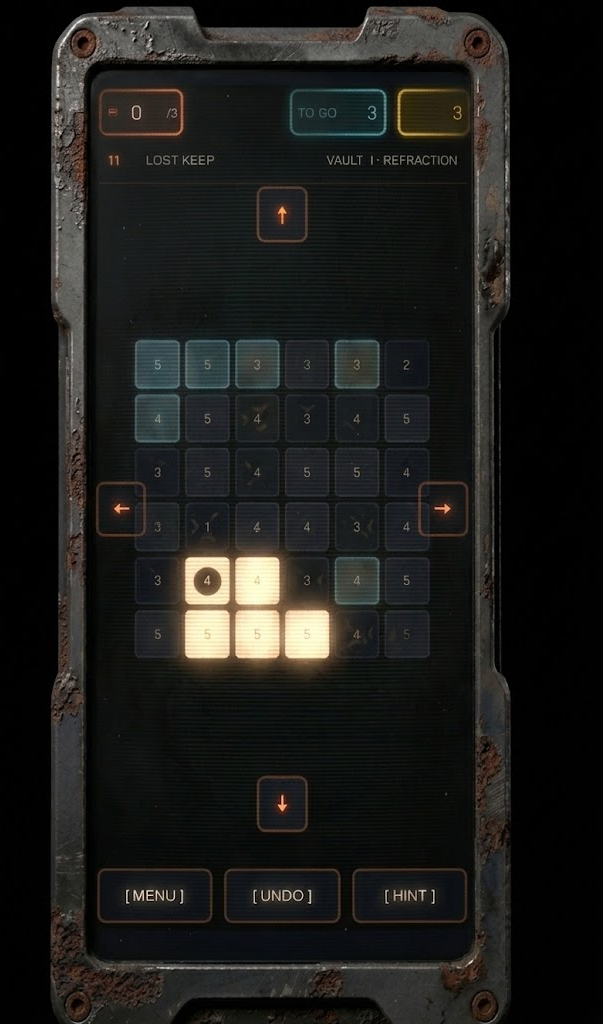
#> input picture Untitled.png, 603 x 1029 px, found by its file name
$ python cut.py
#> lines starting #> are read from the running program, lines starting #| are printed output that depends on the picture; after the words box and inside, x2 and y2 are one past the last pixel; in counts of white or black regions, pixels touching at a corner belong together
"""Cut the case out of the mock-up: drop the background, drop the glass."""
from PIL import Image
import numpy as np
from collections import deque

SRC = 'Untitled.png'
DROP_ROWS = 1024          # the mock-up ends in five rows of pure white
CROP = (50, 6, 511, 1024) # the case's own bounding box, x0 y0 x1 y1 (exclusive)
GLASS = (88.0, 66.0, 472.0, 961.0)   # the recess trough, all four sides
GLASS_R = 15.0

im = np.asarray(Image.open(SRC).convert('RGB')).astype(np.float64)[:DROP_ROWS]
L = im @ [0.299, 0.587, 0.114]
h, w = L.shape
#> h = 1024; w = 603

# ---- the silhouette: flood the background in from the border ----------------
dark = L < 9
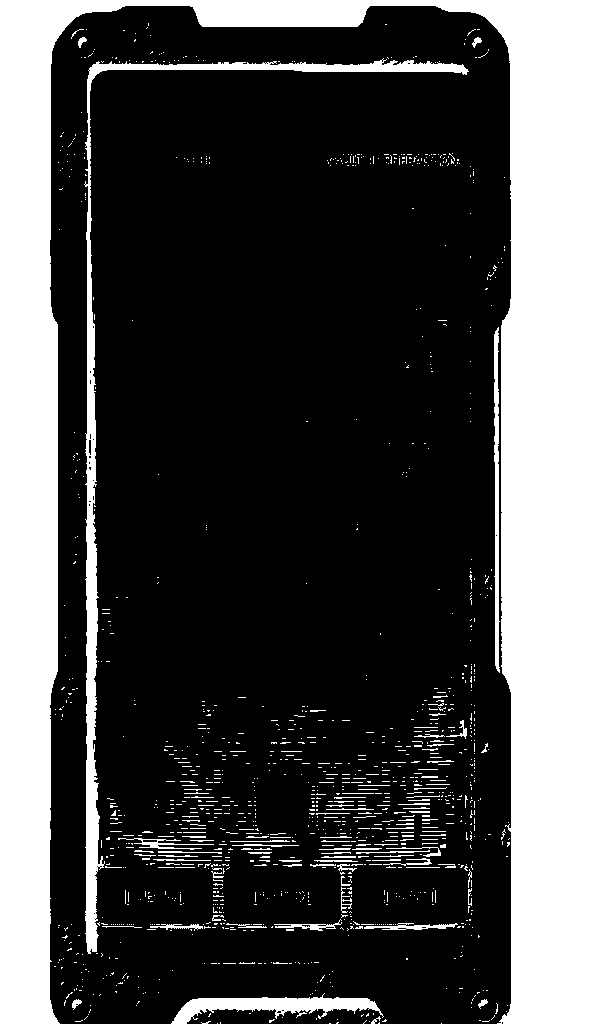
#> dark: shape (1024, 603) bool; 29.9% white; 1223 white regions (1121 under 20 px), largest, box (x1, y1, x2, y2) and area: (0, 0, 603, 1024) 161017, (84, 58, 469, 954) 9911, (171, 993, 384, 1024) 2707
out = np.zeros_like(dark)
q = deque()
for x in range(w):
    for y in (0, h - 1):
        if dark[y, x] and not out[y, x]: out[y, x] = True; q.append((y, x))
#> out: shape (1024, 603) bool; 0.13% white in thin lines or dots
for y in range(h):
    for x in (0, w - 1):
        if dark[y, x] and not out[y, x]: out[y, x] = True; q.append((y, x))
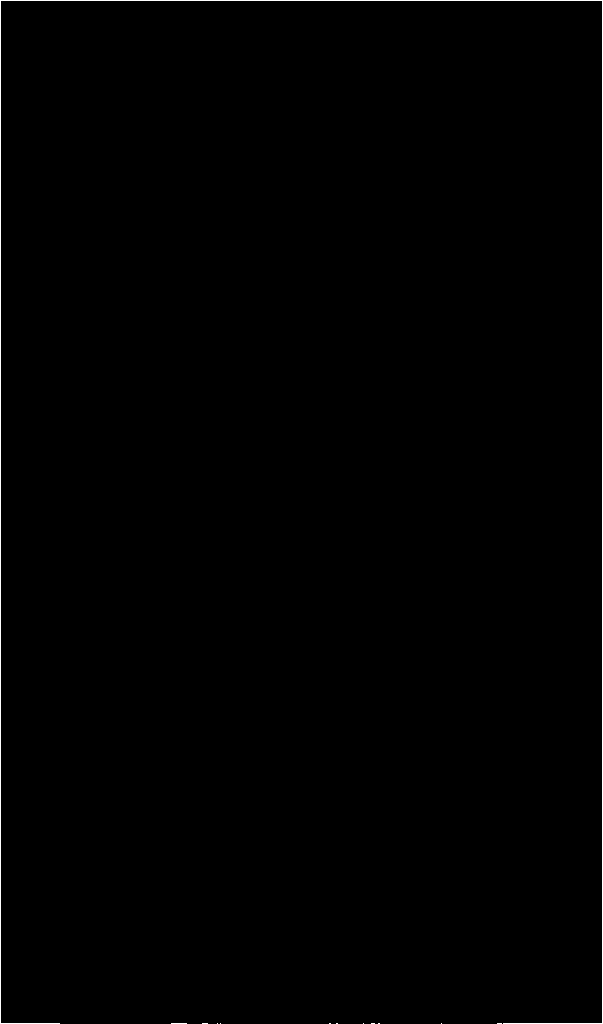
#> out: shape (1024, 603) bool; 0.46% white in thin lines or dots
while q:
    y, x = q.popleft()
    for dy, dx in ((1, 0), (-1, 0), (0, 1), (0, -1)):
        ny, nx = y + dy, x + dx
        if 0 <= ny < h and 0 <= nx < w and dark[ny, nx] and not out[ny, nx]:
            out[ny, nx] = True; q.append((ny, nx))
#> out: shape (1024, 603) bool; 26.5% white; 11 white regions (9 under 20 px), largest, box (x1, y1, x2, y2) and area: (0, 0, 603, 1024) 161013, (171, 995, 383, 1024) 2667
case = (~out).astype(np.float64)

# one texel of feather, so the cut edge is not a staircase
k = np.array([0.25, 0.5, 0.25])
case = np.apply_along_axis(lambda m: np.convolve(m, k, mode='same'), 0, case)
case = np.apply_along_axis(lambda m: np.convolve(m, k, mode='same'), 1, case)

# ---- the glass: a rounded rectangle, taken out --------------------------------
x0, y0, x1, y1 = GLASS
cx, cy = (x0 + x1) / 2, (y0 + y1) / 2
hx, hy = (x1 - x0) / 2, (y1 - y0) / 2
X, Y = np.meshgrid(np.arange(w) + 0.5, np.arange(h) + 0.5)
qx = np.abs(X - cx) - (hx - GLASS_R)
qy = np.abs(Y - cy) - (hy - GLASS_R)
d = (np.sqrt(np.maximum(qx, 0) ** 2 + np.maximum(qy, 0) ** 2)
     + np.minimum(np.maximum(qx, qy), 0) - GLASS_R)
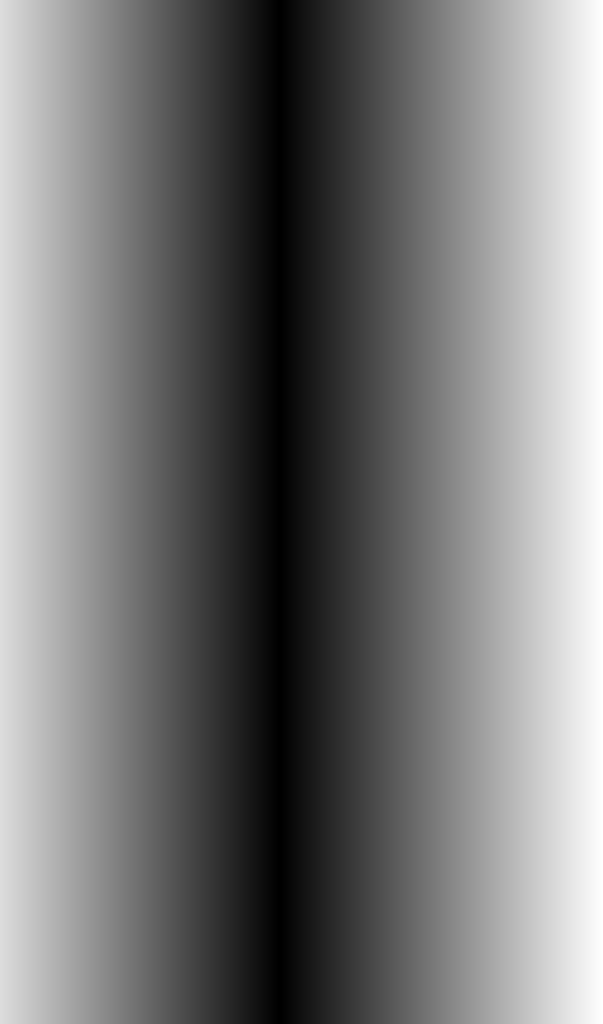
#> qx: shape (1024, 603) float64; min -176.5, max 145.5, mean -25.5; drawn with min black and max white
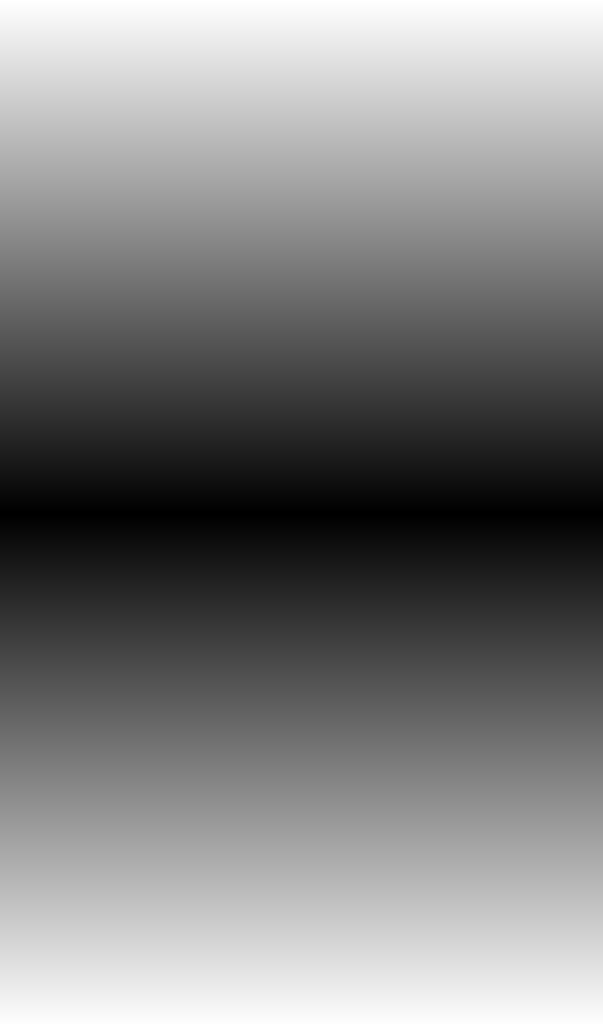
#> qy: shape (1024, 603) float64; min -432.5, max 80.5, mean -176.5; drawn with min black and max white
glass = np.clip(0.5 - d, 0, 1)

# ---- the case is a MATTE, and the surround is opaque -------------------------
#
# THE ONLY TRANSPARENT PART OF THIS ASSET IS THE GLASS, and that is not a
# shortcut — it is the fix for a bug that looked like a rendering fault.
#
# The board is drawn by the CAMERA, across the whole display, and the case is the
# only thing in front of it. So every pixel the case's silhouette cuts away — the
# notch in the middle of the top edge, the four corner chamfers, the waist, the
# foot — is a hole straight through the machine. At rest nothing shows through
# it, because the cube is fitted well inside the aperture. Mid-fold and under a
# held matrix the cube is half again as wide as its own face, and the cage came
# out through the notch and ran off the top of the case into the editor's
# background.
#
# The camera clears to Palette.Void, which is #000000, so painting the surround
# black is pixel-for-pixel what was already there and closes the hole. The
# silhouette survives as a MATTE on the colour instead of as alpha: the metal
# fades to black exactly where it used to fade to nothing, feathered edge and
# all, and the case still reads as a shape rather than a rectangle.
rgb = im * case[..., None]
alpha = np.clip(1 - glass, 0, 1)

# ---- bleed the colour outward, so filtering never fetches a black neighbour --
solid = alpha > 0.02
for _ in range(4):
    known = solid.astype(np.float64)
    acc = np.zeros_like(rgb); cnt = np.zeros_like(known)
    for dy, dx in ((1,0),(-1,0),(0,1),(0,-1),(1,1),(1,-1),(-1,1),(-1,-1)):
        acc += np.roll(np.roll(rgb * known[..., None], dy, 0), dx, 1)
        cnt += np.roll(np.roll(known, dy, 0), dx, 1)
    fill = (~solid) & (cnt > 0)
    rgb[fill] = (acc[fill] / cnt[fill][..., None])
    solid = solid | fill
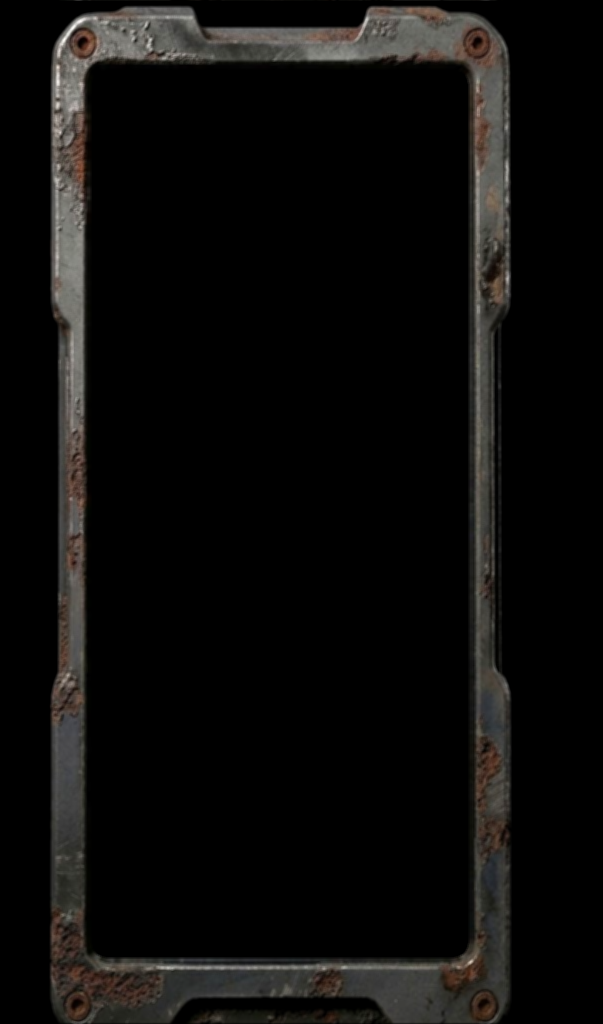
#> acc: shape (1024, 603, 3) float64; mean R, G, B 84.3, 79.2, 72.9; drawn with min black and max white
#> known: shape (1024, 603) float64; values 0 (black) and 1 (white), 45.6% white; 1 white region, box (x1, y1, x2, y2) and area: (0, 0, 603, 1024) 281674
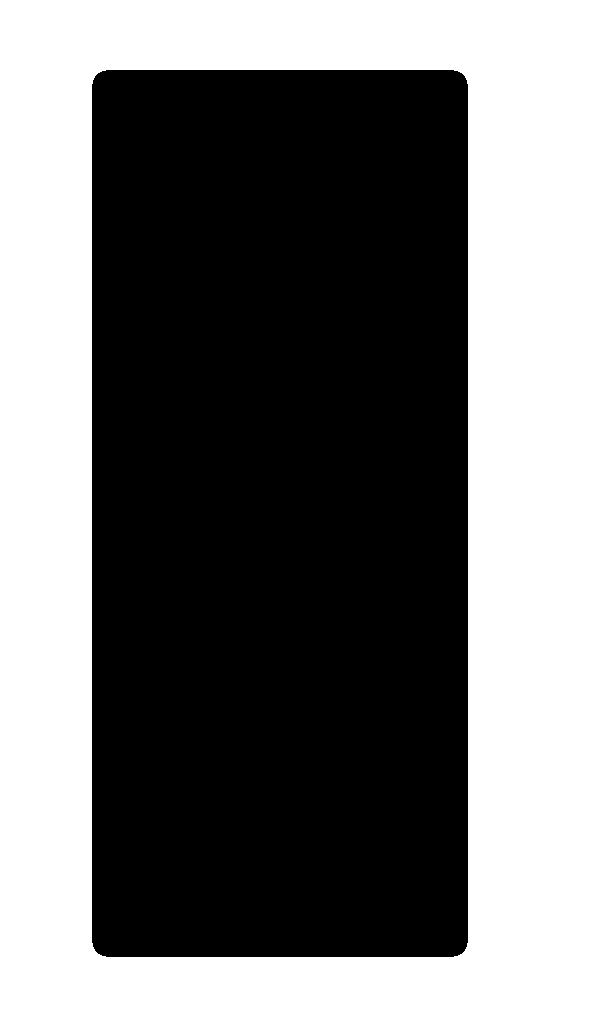
#> solid: shape (1024, 603) bool; 46% white; 1 white region, box (x1, y1, x2, y2) and area: (0, 0, 603, 1024) 284204

x0c, y0c, x1c, y1c = CROP
outp = np.dstack([rgb, alpha * 255.0])[y0c:y1c, x0c:x1c]
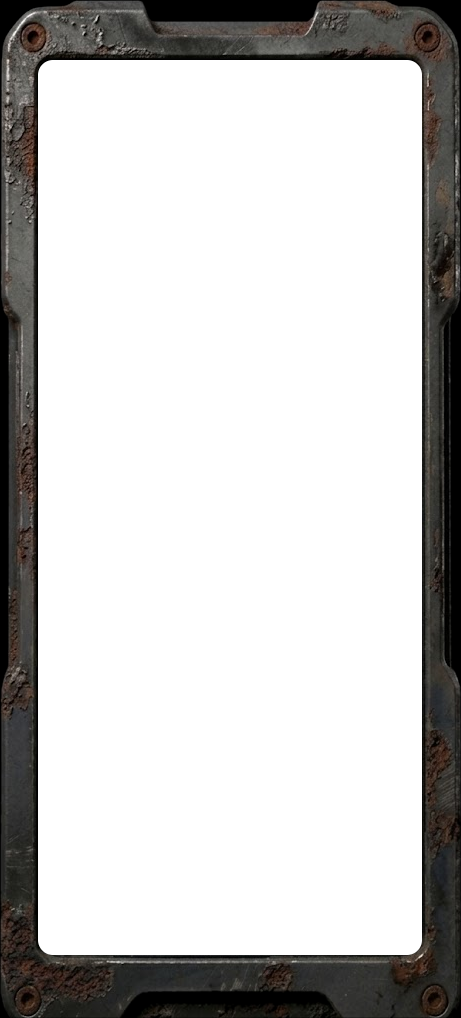
#> outp: shape (1018, 461, 4) float64; mean R, G, B, A 37.2, 37.2, 34.2, 68.4; transparent parts drawn white
Image.fromarray(np.clip(outp, 0, 255).astype(np.uint8), 'RGBA').save('chassis-art.png')
print('art', x1c - x0c, 'x', y1c - y0c)
print('insets from the case: left', GLASS[0] - x0c, 'right', x1c - 1 - GLASS[2],
      'top', GLASS[1] - y0c, 'bottom', y1c - 1 - GLASS[3])

$ run again, with IMG_9438.jpeg saved as Untitled.png
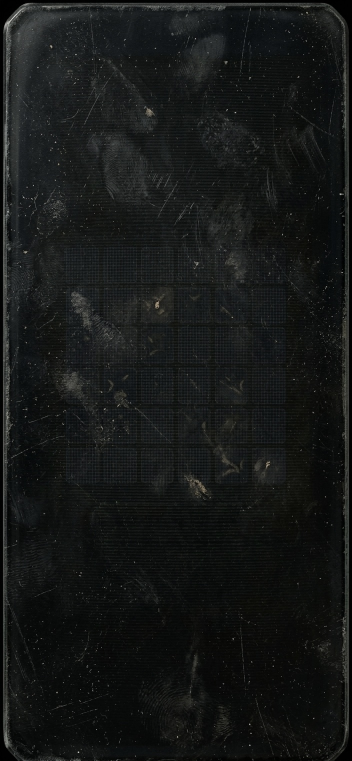
#> input picture IMG_9438.jpeg, 704 x 1521 px, found by its file name (shown at 1/2 size)
#> dark: shape (1024, 704) bool; 4.1% white; 3833 white regions (3781 under 20 px), largest, box (x1, y1, x2, y2) and area: (0, 0, 704, 1024) 17395, (627, 899, 664, 1005) 944, (680, 432, 690, 579) 805
#> after the loop `while q:`:
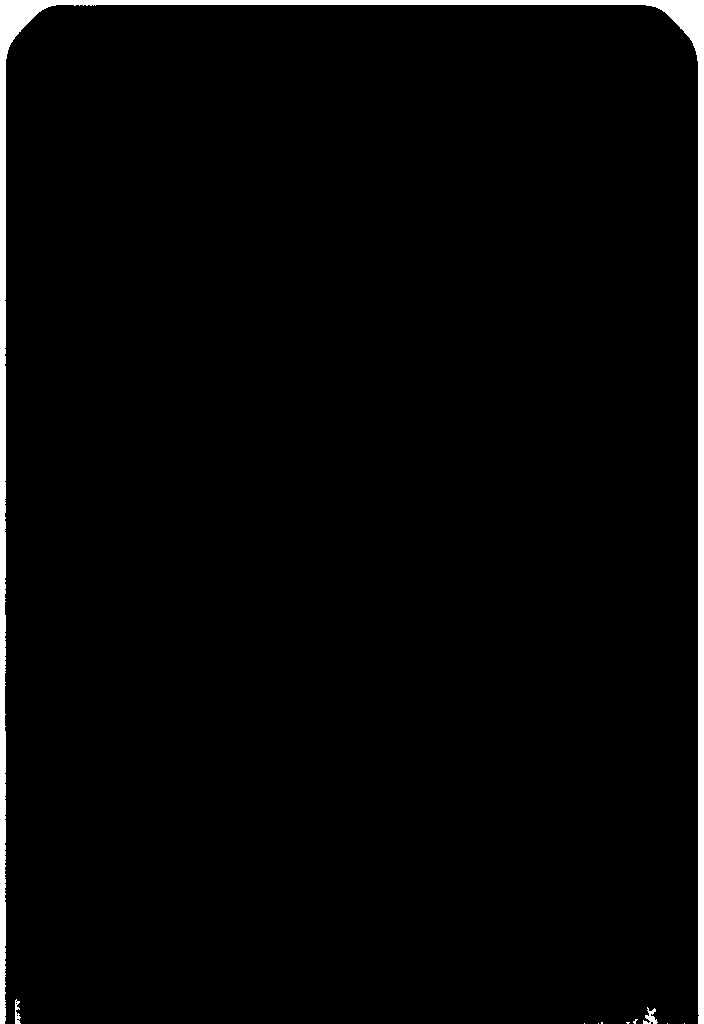
#> out: shape (1024, 704) bool; 2.4% white; 10 white regions (7 under 20 px), largest, box (x1, y1, x2, y2) and area: (0, 0, 704, 1024) 17395, (643, 1007, 658, 1024) 121, (15, 999, 21, 1024) 89
#> `outp = np.dstack([rgb, alpha * 255.0])[y0c:y1c, x0c:x1c]`:
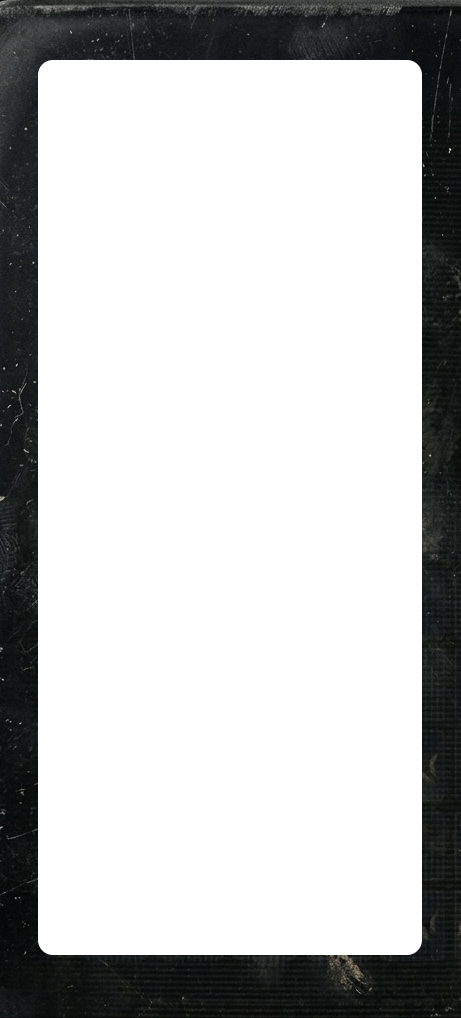
#> outp: shape (1018, 461, 4) float64; mean R, G, B, A 27, 29.5, 29.1, 68.4; transparent parts drawn white
